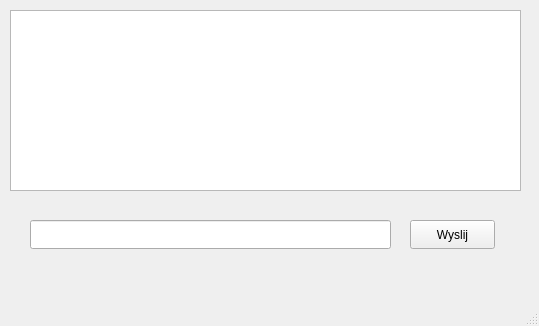
<?xml version="1.0" encoding="UTF-8"?>
<ui version="4.0">
 <class>ChatRoom</class>
 <widget class="QMainWindow" name="ChatRoom">
  <property name="geometry">
   <rect>
    <x>0</x>
    <y>0</y>
    <width>539</width>
    <height>326</height>
   </rect>
  </property>
  <property name="windowTitle">
   <string>MainWindow</string>
  </property>
  <widget class="QWidget" name="centralwidget">
   <widget class="QTextBrowser" name="textBrowser">
    <property name="geometry">
     <rect>
      <x>10</x>
      <y>10</y>
      <width>511</width>
      <height>181</height>
     </rect>
    </property>
   </widget>
   <widget class="QLineEdit" name="lineEdit">
    <property name="geometry">
     <rect>
      <x>30</x>
      <y>220</y>
      <width>361</width>
      <height>29</height>
     </rect>
    </property>
   </widget>
   <widget class="QPushButton" name="pushButtonSend">
    <property name="geometry">
     <rect>
      <x>410</x>
      <y>220</y>
      <width>85</width>
      <height>29</height>
     </rect>
    </property>
    <property name="text">
     <string>Wyslij</string>
    </property>
   </widget>
  </widget>
  <widget class="QMenuBar" name="menubar">
   <property name="geometry">
    <rect>
     <x>0</x>
     <y>0</y>
     <width>539</width>
     <height>26</height>
    </rect>
   </property>
  </widget>
  <widget class="QStatusBar" name="statusbar"/>
 </widget>
 <resources/>
 <connections/>
</ui>
